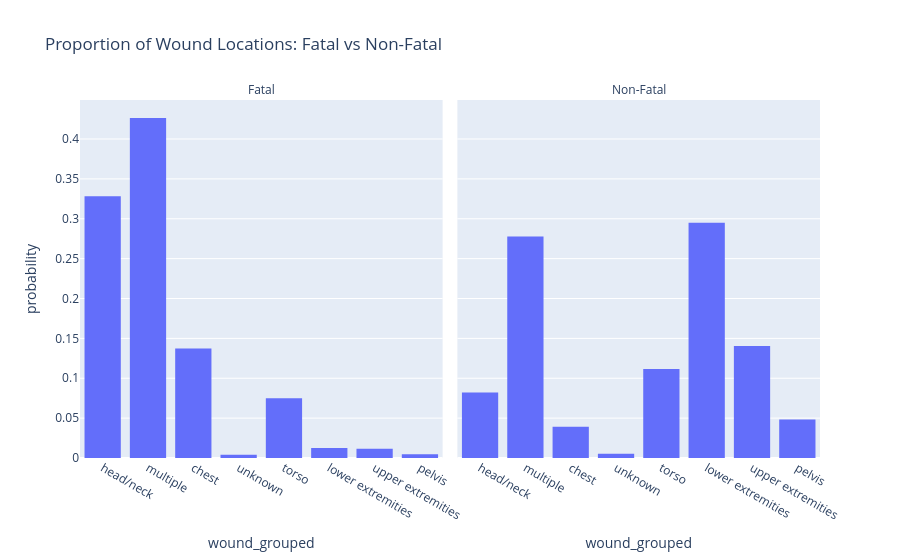

The notebook cell saved with this chart:
### Code cell
fatal_plot2 = px.histogram(
    fatal_notna,
    x='wound_grouped',
    facet_col='fatal',
    histnorm='probability',
    title='Proportion of Wound Locations: Fatal vs Non-Fatal'
)

fatal_plot2.layout.annotations[0].text = 'Fatal'
fatal_plot2.layout.annotations[1].text = 'Non-Fatal'

fatal_plot2.show()

### Figure 1 — Plotly figure (JSON) as saved in the notebook; plotly's stock layout.template omitted (floating-point values rounded to 4 significant figures; data arrays with more than 128 entries replaced by an {"elided": "..."} marker saying what was removed)
{"data": [{"bingroup": "x", "histnorm": "probability", "hovertemplate": "fatal=1.0<br>wound_grouped=%{x}<br>probability=%{y}<extra></extra>", "legendgroup": "", "marker": {"color": "#636efa", "pattern": {"shape": ""}}, "name": "", "orientation": "v", "showlegend": false, "type": "histogram", "x": {"elided": "3625 str values"}, "xaxis": "x", "yaxis": "y"}, {"bingroup": "x", "histnorm": "probability", "hovertemplate": "fatal=0.0<br>wound_grouped=%{x}<br>probability=%{y}<extra></extra>", "legendgroup": "", "marker": {"color": "#636efa", "pattern": {"shape": ""}}, "name": "", "orientation": "v", "showlegend": false, "type": "histogram", "x": {"elided": "13717 str values"}, "xaxis": "x2", "yaxis": "y2"}], "layout": {"annotations": [{"font": {}, "showarrow": false, "text": "Fatal", "x": 0.245, "xanchor": "center", "xref": "paper", "y": 1, "yanchor": "bottom", "yref": "paper"}, {"font": {}, "showarrow": false, "text": "Non-Fatal", "x": 0.755, "xanchor": "center", "xref": "paper", "y": 1, "yanchor": "bottom", "yref": "paper"}], "barmode": "relative", "legend": {"tracegroupgap": 0}, "title": {"text": "Proportion of Wound Locations: Fatal vs Non-Fatal"}, "xaxis": {"anchor": "y", "domain": [0, 0.49], "title": {"text": "wound_grouped"}}, "xaxis2": {"anchor": "y2", "domain": [0.51, 1], "matches": "x", "title": {"text": "wound_grouped"}}, "yaxis": {"anchor": "x", "domain": [0, 1], "title": {"text": "probability"}}, "yaxis2": {"anchor": "x2", "domain": [0, 1], "matches": "y", "showticklabels": false}}}
